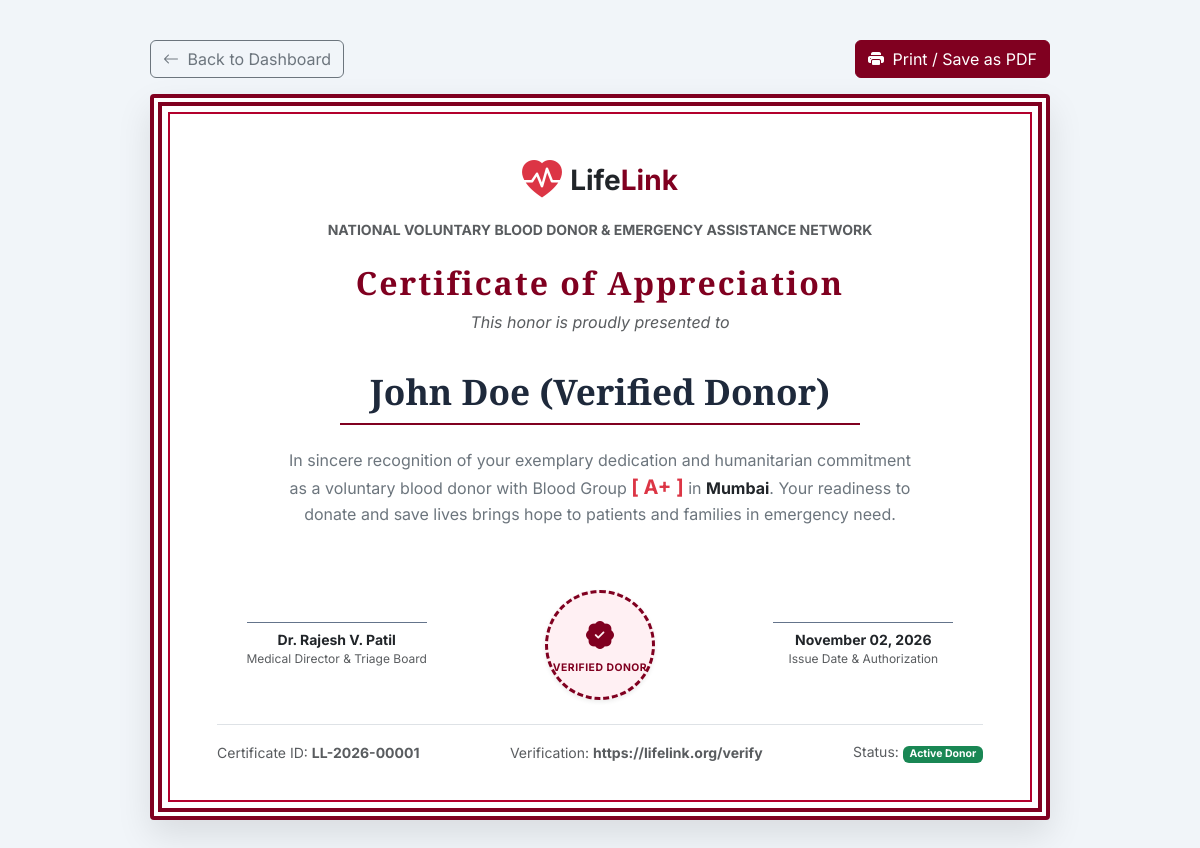
Screenshot of /donor/certificate.php?donor_id=1 (signed in) with the database file from the repository.
### tables this page shows
CREATE TABLE `donors` (
  `id` INT AUTO_INCREMENT PRIMARY KEY,
  `user_id` INT NOT NULL,
  `blood_group` ENUM('A+', 'A-', 'B+', 'B-', 'AB+', 'AB-', 'O+', 'O-') NOT NULL,
  `city` VARCHAR(100) NOT NULL,
  `address` TEXT,
  `age` INT NOT NULL,
  `gender` ENUM('Male', 'Female', 'Other') NOT NULL,
  `last_donation_date` DATE DEFAULT NULL,
  `availability_status` ENUM('available', 'unavailable') NOT NULL DEFAULT 'available',
  `verified_status` ENUM('pending', 'verified', 'rejected') NOT NULL DEFAULT 'pending',
  `created_at` TIMESTAMP DEFAULT CURRENT_TIMESTAMP,
  CONSTRAINT `fk_donor_user` FOREIGN KEY (`user_id`) REFERENCES `users` (`id`) ON DELETE CASCADE
);

CREATE TABLE `users` (
  `id` INT AUTO_INCREMENT PRIMARY KEY,
  `name` VARCHAR(100) NOT NULL,
  `email` VARCHAR(150) NOT NULL UNIQUE,
  `phone` VARCHAR(20) NOT NULL,
  `password_hash` VARCHAR(255) NOT NULL,
  `role` ENUM('admin', 'donor', 'user') NOT NULL DEFAULT 'user',
  `created_at` TIMESTAMP DEFAULT CURRENT_TIMESTAMP
);

### includes/functions.php (called while the page is built, shortened)
<?php
function e(?string $string): string {
    return htmlspecialchars((string) $string, ENT_QUOTES, 'UTF-8');
}

### donor/certificate.php (the view, shortened to what this page needs)
<?php
require_once __DIR__ . '/../config/db.php';
require_once __DIR__ . '/../includes/auth-check.php';
$userId = (int) $_SESSION['user_id'];
if (has_role('admin') && isset($_GET['donor_id'])) {
    $stmt = $pdo->prepare("SELECT d.*, u.name, u.email, u.phone
                           FROM donors d
                           JOIN users u ON d.user_id = u.id
                           WHERE d.id = ? LIMIT 1");
    $stmt->execute([(int)$_GET['donor_id']]);
} else {
    $stmt = $pdo->prepare("SELECT d.*, u.name, u.email, u.phone
                           FROM donors d
                           JOIN users u ON d.user_id = u.id
                           WHERE d.user_id = ? LIMIT 1");
    $stmt->execute([$userId]);
}
$donor = $stmt->fetch();
$certId = 'LL-' . date('Y', strtotime($donor['created_at'])) . '-' . str_pad($donor['id'], 5, '0', STR_PAD_LEFT);
$issueDate = date('F d, Y');
?>
<!DOCTYPE html>
<html lang="en">
<head>
    <link href="https://cdn.jsdelivr.net/npm/bootstrap@5.3.3/dist/css/bootstrap.min.css" rel="stylesheet">
    <link rel="stylesheet" href="https://cdn.jsdelivr.net/npm/bootstrap-icons@1.11.3/font/bootstrap-icons.min.css">
</head>
<body>
    <div class="cert-container">
        <div class="d-flex justify-content-between align-items-center mb-3 no-print">
            <a href="dashboard.php" class="btn btn-outline-secondary">
                <i class="bi bi-arrow-left me-1"></i> Back to Dashboard
            </a>
            <div class="d-flex gap-2">
                <button onclick="window.print()" class="btn btn-danger" style="background-color: #800020; border-color: #800020;">
                    <i class="bi bi-printer-fill me-1"></i> Print / Save as PDF
                </button>
            </div>
        </div>
        <div class="cert-frame text-center">
            <div class="d-flex justify-content-center align-items-center gap-2 mb-2">
                <i class="bi bi-heart-pulse-fill text-danger fs-1"></i>
                <h3 class="mb-0 fw-bold text-dark">Life<span style="color:#800020;">Link</span></h3>
            </div>
            <div class="text-uppercase small tracking-wide text-muted fw-bold mb-4">
                National Voluntary Blood Donor & Emergency Assistance Network
            </div>
            <h1 class="cert-title mb-2 fs-2">Certificate of Appreciation</h1>
            <p class="text-muted fst-italic">This honor is proudly presented to</p>
            <div>
                <div class="cert-recipient"><?= e($donor['name']) ?></div>
            </div>
            <p class="col-lg-10 mx-auto text-secondary leading-relaxed mb-4 mt-2">
                In sincere recognition of your exemplary dedication and humanitarian commitment as a voluntary blood donor with Blood Group <strong class="text-danger fw-bold fs-5">[ <?= e($donor['blood_group']) ?> ]</strong> in <strong class="text-dark"><?= e($donor['city']) ?></strong>. Your readiness to donate and save lives brings hope to patients and families in emergency need.
            </p>
            <div class="row align-items-center justify-content-between mt-5 pt-3">
                <div class="col-4 text-center">
                    <div class="signature-line"></div>
                    <div class="fw-bold text-dark small">Dr. Rajesh V. Patil</div>
                    <div class="text-muted" style="font-size: 0.75rem;">Medical Director & Triage Board</div>
                </div>
                <div class="col-4 text-center">
                    <div class="cert-seal shadow-sm">
                        <i class="bi bi-patch-check-fill fs-3 mb-1"></i>
                        <span style="font-size: 0.65rem; font-weight: 700; letter-spacing: 0.5px;">VERIFIED DONOR</span>
                    </div>
                </div>
                <div class="col-4 text-center">
                    <div class="signature-line"></div>
                    <div class="fw-bold text-dark small"><?= $issueDate ?></div>
                    <div class="text-muted" style="font-size: 0.75rem;">Issue Date & Authorization</div>
                </div>
            </div>
            <div class="d-flex justify-content-between align-items-center mt-4 pt-3 border-top small text-muted">
                <span>Certificate ID: <strong><?= $certId ?></strong></span>
                <span>Verification: <strong>https://lifelink.org/verify</strong></span>
                <span>Status: <span class="badge bg-success">Active Donor</span></span>
            </div>
        </div>
    </div>
</body>
</html>

### donor/certificate.php (style rules this page uses)
body { background-color: #f1f5f9; font-family: 'Inter', sans-serif; color: #1e293b; }
.cert-container { max-width: 900px; margin: 40px auto; }
.cert-frame { background: #ffffff; border: 12px double #800020; padding: 45px 55px; box-shadow: 0 15px 35px rgba(0,0,0,0.1); position: relative; border-radius: 4px; }
.cert-frame::before { content: ''; position: absolute; top: 6px; left: 6px; right: 6px; bottom: 6px; border: 2px solid #b3002d; pointer-events: none; }
.cert-title { font-family: 'Cinzel', serif; color: #800020; letter-spacing: 2px; font-weight: 700; }
.cert-recipient { font-family: 'Cinzel', serif; font-size: 2.2rem; color: #1e293b; border-bottom: 2px solid #800020; display: inline-block; padding: 0 30px 5px 30px; margin: 15px 0; font-weight: 700; }
.cert-seal { width: 110px; height: 110px; border: 3px dashed #800020; border-radius: 50%; display: flex; align-items: center; justify-content: center; flex-direction: column; color: #800020; margin: 0 auto; background: #fff0f3; }
.signature-line { width: 180px; border-bottom: 1px solid #64748b; margin: 0 auto 6px auto; }

### rows the page displays
donors: user.name "John Doe (Verified Donor)", blood_group "A+", city "Mumbai", certId "LL-2026-00001"
